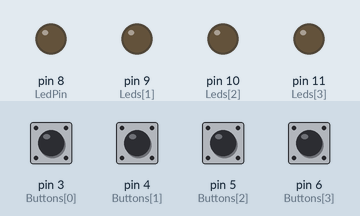
Recording of a sketch running on a simulated Arduino Uno, built with avr-gcc and run on an emulated ATmega328P. Parts: output pins drawn as LEDs (lit = HIGH). Inputs (shaded band) come from the test bench; at power-on: pin 3 (Buttons[0]), pin 4 (Buttons[1]), pin 5 (Buttons[2]), pin 6 (Buttons[3]) LOW. What the sketch prints to the serial monitor is not drawn.

Above: at 1.2 s.
1.3 s: pin 3 (Buttons[0]) pulled HIGH for 0.15 s
At 2.1 s:
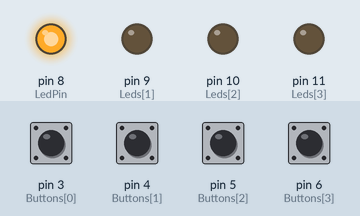
2.9 s: pin 4 (Buttons[1]) pulled HIGH for 0.15 s
At 3.3 s:
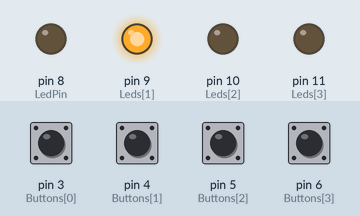
4.5 s: pin 5 (Buttons[2]) pulled HIGH for 0.15 s
At 5.7 s:
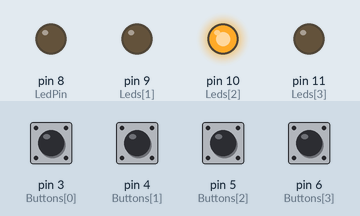
6.1 s: pin 6 (Buttons[3]) pulled HIGH for 0.15 s
At 6.9 s:
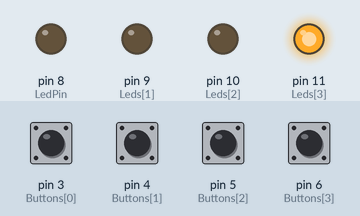
7.7 s: pin 3 (Buttons[0]) pulled HIGH for 1 s
At 8.1 s:
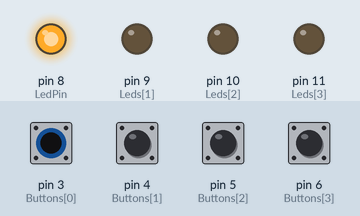
10.2 s: pin 4 (Buttons[1]) pulled HIGH for 1 s
At 11.2 s:
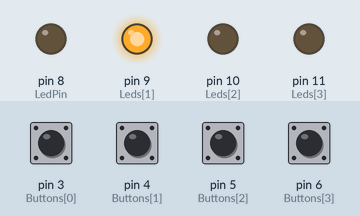
Timing chart, 0 to 13.2 s (numbered marks = the images above; inputs shaded):
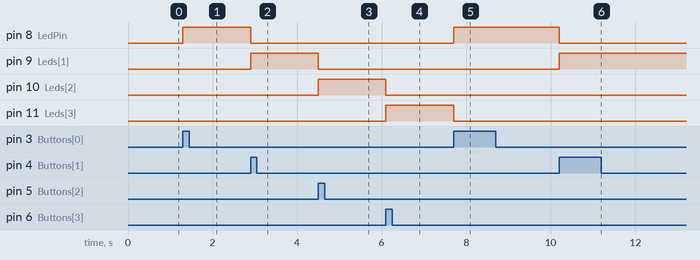

The sketch:

MidiPedal.ino
```cpp
const int NUM_OF_BUTTONS = 4;

const int Buttons     [NUM_OF_BUTTONS] = {3, 4, 5, 6};   // Buttons input pins
const int Leds        [NUM_OF_BUTTONS] = {8, 9, 10, 11}; // Leds output pins
const int MidiCommands[NUM_OF_BUTTONS] = {81, 82, 83, 84};

int LedsState[NUM_OF_BUTTONS]    = {LOW, LOW, LOW, LOW}; // Init all to leds OFF. Actually activation state
int PrevBtnState[NUM_OF_BUTTONS] = {LOW, LOW, LOW, LOW};

int ActiveLed = 0;

// For testing
const int LedPin    = 8;

void setup()
{
	for(int i = 0; i < NUM_OF_BUTTONS; i++)
	{
		pinMode(Buttons[i], INPUT);
		pinMode(Leds[i], OUTPUT);

		// Turn OFF all leds
		digitalWrite(Leds[i], LedsState[i]);

		// Init button states
		PrevBtnState[i] = digitalRead(Buttons[i]);
	}

	Serial.begin(31250);
	//Serial.begin(115200);
}

void loop()
{
	for(int i = 0; i < NUM_OF_BUTTONS; i++)
	{
		int BtnReading = digitalRead(Buttons[i]);

		// Repeating button pressing does not effect the led state
		if(LedsState[i] == HIGH)
		{
			PrevBtnState[i] = BtnReading;
			continue;
		}

		if(BtnReading != PrevBtnState[i])
		{
			// Turn OFF currently active led
			digitalWrite(Leds[ActiveLed], LOW);
			LedsState[ActiveLed] = LOW;

			// Update the led and button state
			ActiveLed       = i;
			PrevBtnState[i] = BtnReading;

			// Turn ON the led
			digitalWrite(Leds[i], HIGH);
			LedsState[i] = HIGH;

			// Send MIDI command to the PC
			MidiSend(0x90, MidiCommands[i], 127);
		}
	}

	//PlayMDBSong();
}

void MidiSend(char cmd, char pitch, char velocity)
{
	Serial.write(cmd);
	Serial.write(pitch);
	Serial.write(velocity);
}

void Blink()
{
	digitalWrite(LedPin, HIGH);
	delay(300);
	digitalWrite(LedPin, LOW);
	delay(300);
}

void PlayMDBSong()
{
	// MDB - Cry Of Mankind
	// --------------------------------
	MidiSend(0x90,93,127);
	delay(400);
	MidiSend(0x90,86,127);
	delay(400);
	MidiSend(0x90,89,127);
	delay(400);
	MidiSend(0x90,88,127);
	delay(400);
	MidiSend(0x90,81,127);
	delay(400);
	MidiSend(0x90,84,127);
	delay(400);
	// --------------------------------
}
```

Measured:
- after the input at 1.3 s, pin 8 (LedPin): LOW → HIGH at once
- after the input at 2.9 s, pin 8 (LedPin): HIGH → LOW at once; pin 9 (Leds[1]): LOW → HIGH at once
- after the input at 4.5 s, pin 9 (Leds[1]): HIGH → LOW at once; pin 10 (Leds[2]): LOW → HIGH at once
- after the input at 6.1 s, pin 10 (Leds[2]): HIGH → LOW at once; pin 11 (Leds[3]): LOW → HIGH at once
- after the input at 7.7 s, pin 8 (LedPin): LOW → HIGH at once; pin 11 (Leds[3]): HIGH → LOW at once
- after the input at 10.2 s, pin 8 (LedPin): HIGH → LOW at once; pin 9 (Leds[1]): LOW → HIGH at once
